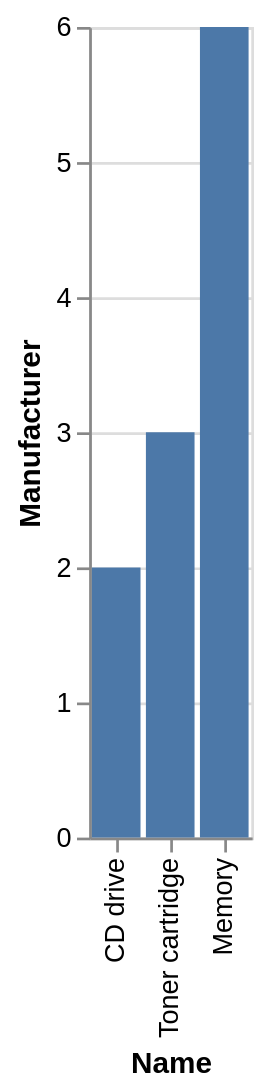

Write a Vega-Lite specification for this figure.
### Vega-Lite specification from a JSON file in a GitHub repository (floating-point values rounded to 4 significant figures)
{"data": {"values": [{"x_data": "Memory", "y_data": 6}, {"x_data": "CD drive", "y_data": 2}, {"x_data": "Toner cartridge", "y_data": 3}]}, "mark": "bar", "encoding": {"x": {"field": "x_data", "type": "nominal", "title": "Name", "sort": {"op": "sum", "field": "y_data", "order": "ascending"}}, "y": {"field": "y_data", "type": "quantitative", "title": "Manufacturer"}}}
